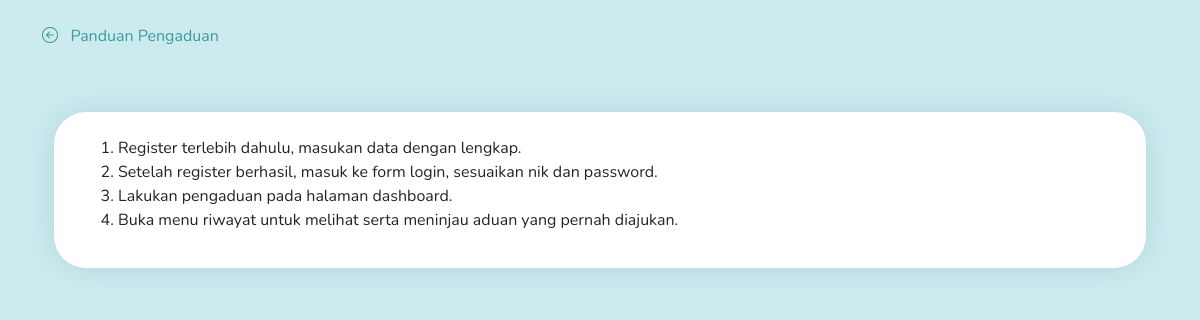
Page /frontend/panduan.php (signed in) on the committed database.
### tables this page shows
CREATE TABLE `tb_panduan` (
  `id_panduan` int(11) NOT NULL,
  `isi_panduan` text NOT NULL
);

### backend/controller/Function.php (called while the page is built, shortened)
<?php
    function getPanduan(){
        include "Database.php";
        $result = mysqli_query($conn, "SELECT * FROM tb_panduan");
        $array_panduan = [];
        while ($box = mysqli_fetch_array($result)) {
            $array_panduan[] = $box;
        }
        return $array_panduan;
    }
?>

### frontend/panduan.php (the view, shortened to what this page needs)
<?php
include "../backend/controller/Function.php";
?>
<!DOCTYPE html>
<html lang="en">
<head>
  <link href="../assets/vendor/bootstrap/css/bootstrap.min.css" rel="stylesheet">
  <link href="../assets/vendor/bootstrap-icons/bootstrap-icons.css" rel="stylesheet">
  <link href="../assets/vendor/boxicons/css/boxicons.min.css" rel="stylesheet">
  <link href="../assets/vendor/quill/quill.snow.css" rel="stylesheet">
  <link href="../assets/vendor/quill/quill.bubble.css" rel="stylesheet">
  <link href="../assets/vendor/remixicon/remixicon.css" rel="stylesheet">
  <link href="../assets/vendor/simple-datatables/style.css" rel="stylesheet">
  <link href="../assets/css/style.css" rel="stylesheet">
</head>
<body>
  <main>
    <div class="container">
        <br>
        <a href="dashboard.php" class="green-secondary"><i class="bi bi-arrow-left-circle green-secondary"></i>&nbsp;&nbsp; <span> Panduan Pengaduan</span> </a>
      <section class="section register mt-2 d-flex flex-column align-items-center justify-content-center py-2">
        <div class="container">
          <div class="row justify-content-center">
              <div class="row mt-5 align-items-center justify-content-center" style="margin-right: 0px!important;margin-left: 0px!important;">
                <div class="card shadow-1 rounded-5">
                    <div class="card-body">
                        <p class="text-start mt-4">
                            <ol>
                              <?php
                              $data_panduan = getPanduan();
                              foreach($data_panduan as $fetch_panduan){
                              ?>
                                <li><?= $fetch_panduan['isi_panduan']; ?></li>
                              <?php } ?>
                            </ol>
                        </p>
                    </div>
                </div>
              </div>
            </div>
          </div>
      </section>
    </div>
  </main>
</body>
</html>

### assets/css/style.css (style rules this page uses)
:root { scroll-behavior: smooth; }
body { font-family: 'Nunito', sans-serif!important; background: rgb(203,235,238)!important; color: #444444; }
a { color: #4154f1; text-decoration: none; }
.green-secondary { color: #3e989d!important; }
.card { margin-bottom: 30px; border: none; border-radius: 5px; box-shadow: 0px 0 30px rgba(1, 41, 112, 0.1); }
.card-body { padding: 0 20px 20px 20px; }

### rows in the picture
tb_panduan: isi_panduan "Register terlebih dahulu, masukan data dengan lengkap."
tb_panduan: isi_panduan "Setelah register berhasil, masuk ke form login, sesuaikan nik dan password."
tb_panduan: isi_panduan "Lakukan pengaduan pada halaman dashboard."
tb_panduan: isi_panduan "Buka menu riwayat untuk melihat serta meninjau aduan yang pernah diajukan."
